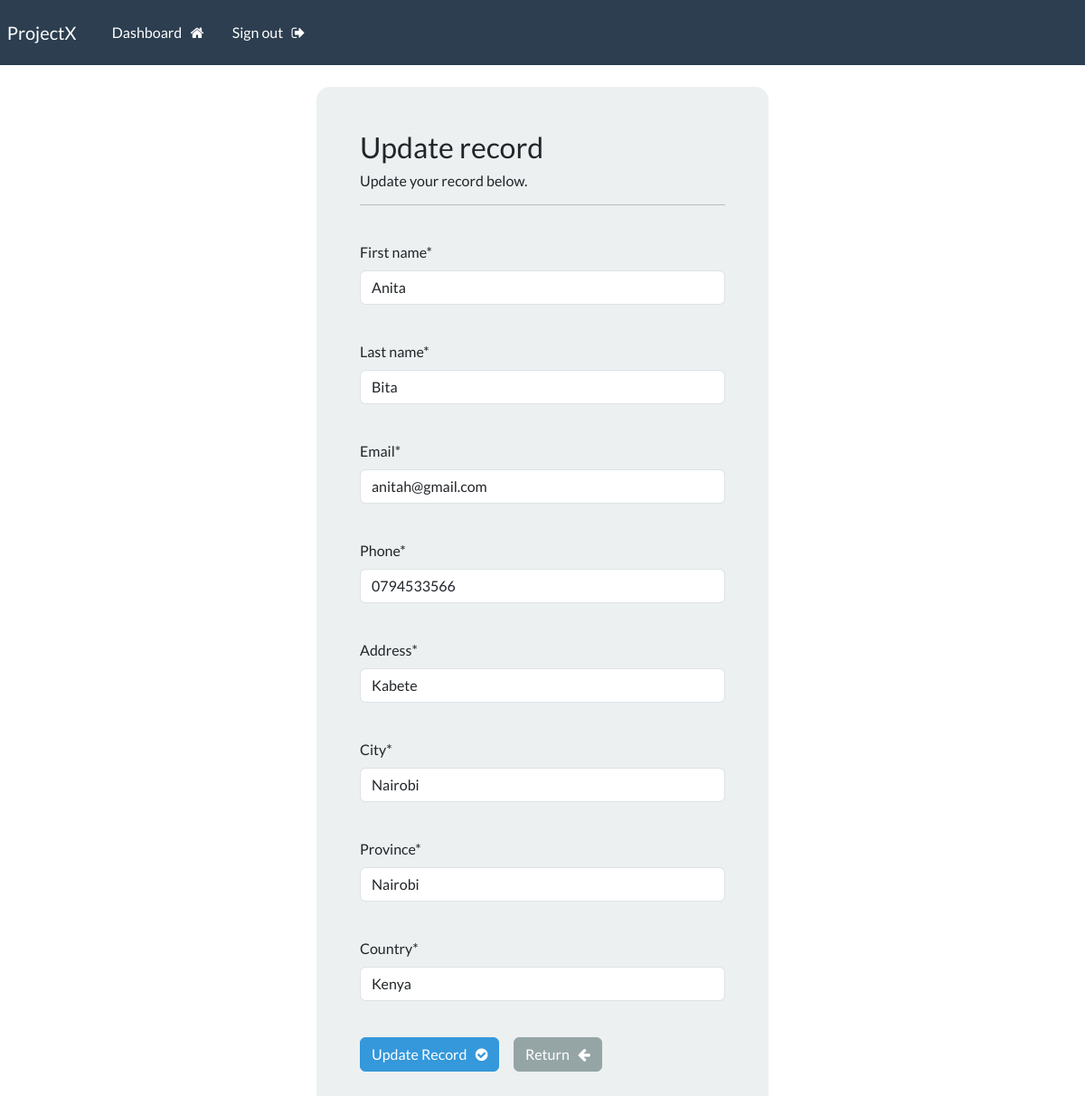
Screenshot of /update-record/10 (signed in) with the database file from the repository.
### webapp/models.py (models this page shows, shortened)
class Record(models.Model):
    creation_date = models.DateTimeField(auto_now_add=True)
    first_name = models.CharField(max_length=30)
    last_name = models.CharField(max_length=30)
    email = models.CharField(max_length=75)
    phone = models.CharField(max_length=25)
    address = models.CharField(max_length=50)
    city = models.CharField(max_length=50)
    province = models.CharField(max_length=50)
    country = models.CharField(max_length=50)

### webapp/views.py (the view)
# urls.py: path('update-record/<int:pk>', views.update_record, name="update-record"),
@login_required(login_url='my-login')
def update_record(request, pk):
    record = Record.objects.get(id=pk)
    form = UpdateRecordForm(instance=record)
    if request.method == 'POST':
        form = UpdateRecordForm(request.POST, instance=record)
        if form.is_valid():
            form.save()
            messages.success(request, "Record Modified successfully!")
            return redirect("dashboard")
    context = {'form':form}
    return render(request, 'webapp/update-record.html', context=context)

### webapp/forms.py
class UpdateRecordForm(forms.ModelForm):
    class Meta:
        model = Record
        fields = ['first_name', 'last_name', 'email', 'phone', 'address', 'city', 'province', 'country']

### webapp/templates/webapp/update-record.html (shortened to what this page needs)
{% extends 'webapp/base.html' %}
{% load crispy_forms_tags %}
{% block content %}
    <body>
        <div class="container bg-light shadow-md p-5 form-layout">
            <h3>Update record</h3>
            <h6>Update your record below.</h6>
            <hr>
            <br>
            <form method="POST" autocomplete="off">
                {{form.first_name|as_crispy_field}}
                <br>
                {{form.last_name|as_crispy_field}}
                <br>
                {{form.email|as_crispy_field}}
                <br>
                {{form.phone|as_crispy_field}}
                <br>
                {{form.address|as_crispy_field}}
                <br>
                {{form.city|as_crispy_field}}
                <br>
                {{form.province|as_crispy_field}}
                <br>
                {{form.country|as_crispy_field}}
                <br>
                <button type="submit" class="btn btn-info">Update Record &nbsp; <i class="fa fa-check-circle" aria-hidden="true"></i></button>
                <a href="{% url 'dashboard' %}" class="btn btn-secondary">Return &nbsp; <i class="fa fa-arrow-left" aria-hidden="true"></i></a>
            </form>
        </div>
        <br>
    </body>
{% endblock %}

### static/css/styles.css (style rules this page uses)
.form-layout { border-radius: 15px; width: 500px; }

### rows the page displays
Record: first_name "Anita", last_name "Bita", email "anitah@gmail.com", phone "0794533566", address "Kabete", city "Nairobi", province "Nairobi", country "Kenya"
